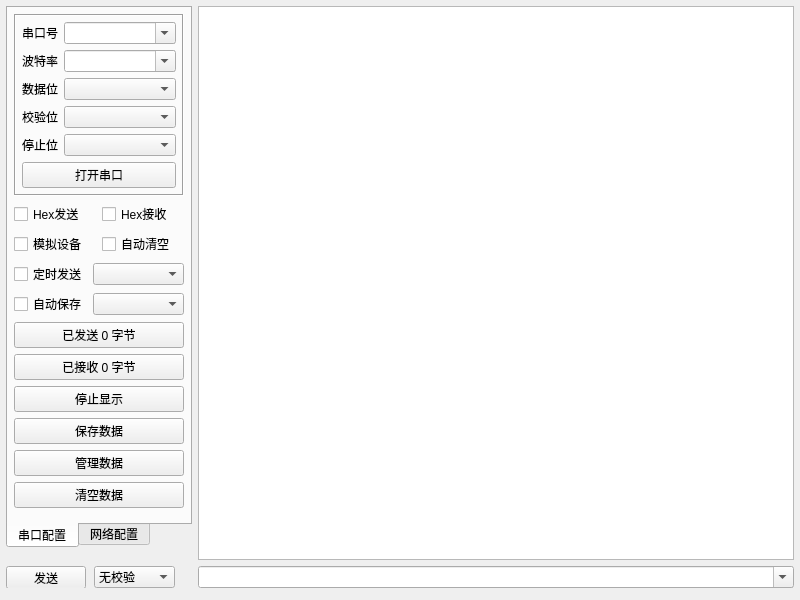
<?xml version="1.0" encoding="UTF-8"?>
<ui version="4.0">
 <class>frmComTool</class>
 <widget class="QWidget" name="frmComTool">
  <property name="geometry">
   <rect>
    <x>0</x>
    <y>0</y>
    <width>800</width>
    <height>600</height>
   </rect>
  </property>
  <layout class="QGridLayout" name="gridLayout_6">
   <property name="leftMargin">
    <number>6</number>
   </property>
   <property name="topMargin">
    <number>6</number>
   </property>
   <property name="rightMargin">
    <number>6</number>
   </property>
   <property name="bottomMargin">
    <number>6</number>
   </property>
   <item row="5" column="0">
    <widget class="QWidget" name="widget" native="true">
     <layout class="QHBoxLayout" name="horizontalLayout">
      <property name="leftMargin">
       <number>0</number>
      </property>
      <property name="topMargin">
       <number>0</number>
      </property>
      <property name="rightMargin">
       <number>0</number>
      </property>
      <property name="bottomMargin">
       <number>0</number>
      </property>
     </layout>
    </widget>
   </item>
   <item row="1" column="2" rowspan="3">
    <widget class="QTextEdit" name="txtMain">
     <property name="enabled">
      <bool>true</bool>
     </property>
     <property name="frameShape">
      <enum>QFrame::StyledPanel</enum>
     </property>
     <property name="verticalScrollBarPolicy">
      <enum>Qt::ScrollBarAsNeeded</enum>
     </property>
     <property name="horizontalScrollBarPolicy">
      <enum>Qt::ScrollBarAsNeeded</enum>
     </property>
     <property name="readOnly">
      <bool>true</bool>
     </property>
    </widget>
   </item>
   <item row="4" column="2">
    <widget class="QComboBox" name="cboxData">
     <property name="sizePolicy">
      <sizepolicy hsizetype="Ignored" vsizetype="Fixed">
       <horstretch>0</horstretch>
       <verstretch>0</verstretch>
      </sizepolicy>
     </property>
     <property name="editable">
      <bool>true</bool>
     </property>
     <property name="duplicatesEnabled">
      <bool>false</bool>
     </property>
    </widget>
   </item>
   <item row="4" column="0">
    <widget class="QWidget" name="widgetRight" native="true">
     <property name="minimumSize">
      <size>
       <width>180</width>
       <height>0</height>
      </size>
     </property>
     <property name="maximumSize">
      <size>
       <width>180</width>
       <height>16777215</height>
      </size>
     </property>
     <widget class="QPushButton" name="btnSend">
      <property name="geometry">
       <rect>
        <x>0</x>
        <y>0</y>
        <width>80</width>
        <height>23</height>
       </rect>
      </property>
      <property name="sizePolicy">
       <sizepolicy hsizetype="Maximum" vsizetype="Fixed">
        <horstretch>0</horstretch>
        <verstretch>0</verstretch>
       </sizepolicy>
      </property>
      <property name="minimumSize">
       <size>
        <width>80</width>
        <height>0</height>
       </size>
      </property>
      <property name="maximumSize">
       <size>
        <width>80</width>
        <height>16777215</height>
       </size>
      </property>
      <property name="text">
       <string>发送</string>
      </property>
     </widget>
     <widget class="QComboBox" name="comboBox">
      <property name="geometry">
       <rect>
        <x>88</x>
        <y>0</y>
        <width>81</width>
        <height>22</height>
       </rect>
      </property>
      <item>
       <property name="text">
        <string>无校验</string>
       </property>
      </item>
     </widget>
    </widget>
   </item>
   <item row="1" column="0" colspan="2">
    <widget class="QTabWidget" name="tabWidget">
     <property name="sizePolicy">
      <sizepolicy hsizetype="Ignored" vsizetype="Expanding">
       <horstretch>0</horstretch>
       <verstretch>0</verstretch>
      </sizepolicy>
     </property>
     <property name="tabPosition">
      <enum>QTabWidget::South</enum>
     </property>
     <property name="currentIndex">
      <number>0</number>
     </property>
     <widget class="QWidget" name="tab">
      <attribute name="title">
       <string>串口配置</string>
      </attribute>
      <layout class="QGridLayout" name="gridLayout_5">
       <property name="leftMargin">
        <number>6</number>
       </property>
       <property name="topMargin">
        <number>6</number>
       </property>
       <property name="rightMargin">
        <number>6</number>
       </property>
       <property name="bottomMargin">
        <number>6</number>
       </property>
       <item row="8" column="0" colspan="2">
        <widget class="QPushButton" name="btnData">
         <property name="text">
          <string>管理数据</string>
         </property>
        </widget>
       </item>
       <item row="1" column="1">
        <widget class="QCheckBox" name="ckHexReceive">
         <property name="text">
          <string>Hex接收</string>
         </property>
        </widget>
       </item>
       <item row="3" column="0" colspan="2">
        <layout class="QGridLayout" name="gridLayout">
         <item row="0" column="0">
          <widget class="QCheckBox" name="ckAutoSend">
           <property name="text">
            <string>定时发送</string>
           </property>
          </widget>
         </item>
         <item row="0" column="1">
          <widget class="QComboBox" name="cboxSendInterval">
           <property name="sizePolicy">
            <sizepolicy hsizetype="Expanding" vsizetype="Fixed">
             <horstretch>0</horstretch>
             <verstretch>0</verstretch>
            </sizepolicy>
           </property>
          </widget>
         </item>
         <item row="1" column="0">
          <widget class="QCheckBox" name="ckAutoSave">
           <property name="text">
            <string>自动保存</string>
           </property>
          </widget>
         </item>
         <item row="1" column="1">
          <widget class="QComboBox" name="cboxSaveInterval">
           <property name="sizePolicy">
            <sizepolicy hsizetype="Expanding" vsizetype="Fixed">
             <horstretch>0</horstretch>
             <verstretch>0</verstretch>
            </sizepolicy>
           </property>
          </widget>
         </item>
        </layout>
       </item>
       <item row="4" column="0" colspan="2">
        <widget class="QPushButton" name="btnSendCount">
         <property name="text">
          <string>已发送 0 字节</string>
         </property>
        </widget>
       </item>
       <item row="7" column="0" colspan="2">
        <widget class="QPushButton" name="btnSave">
         <property name="text">
          <string>保存数据</string>
         </property>
        </widget>
       </item>
       <item row="1" column="0">
        <widget class="QCheckBox" name="ckHexSend">
         <property name="text">
          <string>Hex发送</string>
         </property>
        </widget>
       </item>
       <item row="6" column="0" colspan="2">
        <widget class="QPushButton" name="btnStopShow">
         <property name="text">
          <string>停止显示</string>
         </property>
        </widget>
       </item>
       <item row="9" column="0" colspan="2">
        <widget class="QPushButton" name="btnClear">
         <property name="text">
          <string>清空数据</string>
         </property>
        </widget>
       </item>
       <item row="2" column="0">
        <widget class="QCheckBox" name="ckDebug">
         <property name="text">
          <string>模拟设备</string>
         </property>
        </widget>
       </item>
       <item row="10" column="0" colspan="2">
        <spacer name="verticalSpacer">
         <property name="orientation">
          <enum>Qt::Vertical</enum>
         </property>
         <property name="sizeHint" stdset="0">
          <size>
           <width>20</width>
           <height>2</height>
          </size>
         </property>
        </spacer>
       </item>
       <item row="2" column="1">
        <widget class="QCheckBox" name="ckAutoClear">
         <property name="text">
          <string>自动清空</string>
         </property>
        </widget>
       </item>
       <item row="5" column="0" colspan="2">
        <widget class="QPushButton" name="btnReceiveCount">
         <property name="text">
          <string>已接收 0 字节</string>
         </property>
        </widget>
       </item>
       <item row="0" column="0" colspan="2">
        <widget class="QFrame" name="frameTop">
         <property name="frameShape">
          <enum>QFrame::Box</enum>
         </property>
         <property name="frameShadow">
          <enum>QFrame::Sunken</enum>
         </property>
         <layout class="QGridLayout" name="gridLayout_3">
          <property name="leftMargin">
           <number>6</number>
          </property>
          <property name="topMargin">
           <number>6</number>
          </property>
          <property name="rightMargin">
           <number>6</number>
          </property>
          <property name="bottomMargin">
           <number>6</number>
          </property>
          <item row="2" column="1">
           <widget class="QComboBox" name="cboxDataBit">
            <property name="sizePolicy">
             <sizepolicy hsizetype="Preferred" vsizetype="Fixed">
              <horstretch>1</horstretch>
              <verstretch>0</verstretch>
             </sizepolicy>
            </property>
           </widget>
          </item>
          <item row="3" column="0">
           <widget class="QLabel" name="labParity">
            <property name="text">
             <string>校验位</string>
            </property>
           </widget>
          </item>
          <item row="1" column="1">
           <widget class="QComboBox" name="cboxBaudRate">
            <property name="sizePolicy">
             <sizepolicy hsizetype="Preferred" vsizetype="Fixed">
              <horstretch>1</horstretch>
              <verstretch>0</verstretch>
             </sizepolicy>
            </property>
            <property name="editable">
             <bool>true</bool>
            </property>
           </widget>
          </item>
          <item row="4" column="1">
           <widget class="QComboBox" name="cboxStopBit">
            <property name="sizePolicy">
             <sizepolicy hsizetype="Preferred" vsizetype="Fixed">
              <horstretch>1</horstretch>
              <verstretch>0</verstretch>
             </sizepolicy>
            </property>
           </widget>
          </item>
          <item row="5" column="0" colspan="2">
           <widget class="QPushButton" name="btnOpen">
            <property name="text">
             <string>打开串口</string>
            </property>
           </widget>
          </item>
          <item row="0" column="0">
           <widget class="QLabel" name="labPortName">
            <property name="text">
             <string>串口号</string>
            </property>
           </widget>
          </item>
          <item row="0" column="1">
           <widget class="QComboBox" name="cboxPortName">
            <property name="sizePolicy">
             <sizepolicy hsizetype="Preferred" vsizetype="Fixed">
              <horstretch>1</horstretch>
              <verstretch>0</verstretch>
             </sizepolicy>
            </property>
            <property name="editable">
             <bool>true</bool>
            </property>
           </widget>
          </item>
          <item row="3" column="1">
           <widget class="QComboBox" name="cboxParity">
            <property name="sizePolicy">
             <sizepolicy hsizetype="Preferred" vsizetype="Fixed">
              <horstretch>1</horstretch>
              <verstretch>0</verstretch>
             </sizepolicy>
            </property>
           </widget>
          </item>
          <item row="4" column="0">
           <widget class="QLabel" name="labStopBit">
            <property name="text">
             <string>停止位</string>
            </property>
           </widget>
          </item>
          <item row="1" column="0">
           <widget class="QLabel" name="labBaudRate">
            <property name="text">
             <string>波特率</string>
            </property>
           </widget>
          </item>
          <item row="2" column="0">
           <widget class="QLabel" name="labDataBit">
            <property name="text">
             <string>数据位</string>
            </property>
           </widget>
          </item>
         </layout>
        </widget>
       </item>
      </layout>
     </widget>
     <widget class="QWidget" name="tab_2">
      <attribute name="title">
       <string>网络配置</string>
      </attribute>
      <layout class="QGridLayout" name="gridLayout_2">
       <property name="leftMargin">
        <number>6</number>
       </property>
       <property name="topMargin">
        <number>6</number>
       </property>
       <property name="rightMargin">
        <number>6</number>
       </property>
       <property name="bottomMargin">
        <number>6</number>
       </property>
       <item row="0" column="0" colspan="2">
        <layout class="QGridLayout" name="gridLayout_4">
         <item row="3" column="0">
          <widget class="QLabel" name="labListenPort">
           <property name="text">
            <string>监听端口</string>
           </property>
          </widget>
         </item>
         <item row="1" column="0">
          <widget class="QLabel" name="labServerIP">
           <property name="text">
            <string>远程地址</string>
           </property>
          </widget>
         </item>
         <item row="4" column="1">
          <widget class="QComboBox" name="cboxSleepTime"/>
         </item>
         <item row="1" column="1">
          <widget class="QLineEdit" name="txtServerIP">
           <property name="text">
            <string/>
           </property>
          </widget>
         </item>
         <item row="2" column="0">
          <widget class="QLabel" name="labServerPort">
           <property name="text">
            <string>远程端口</string>
           </property>
          </widget>
         </item>
         <item row="2" column="1">
          <widget class="QLineEdit" name="txtServerPort">
           <property name="text">
            <string/>
           </property>
          </widget>
         </item>
         <item row="4" column="0">
          <widget class="QLabel" name="labSleepTime">
           <property name="text">
            <string>延时时间</string>
           </property>
          </widget>
         </item>
         <item row="3" column="1">
          <widget class="QLineEdit" name="txtListenPort"/>
         </item>
         <item row="0" column="0">
          <widget class="QLabel" name="labMode">
           <property name="text">
            <string>转换模式</string>
           </property>
          </widget>
         </item>
         <item row="0" column="1">
          <widget class="QComboBox" name="cboxMode">
           <item>
            <property name="text">
             <string>Tcp_Client</string>
            </property>
           </item>
           <item>
            <property name="text">
             <string>Tcp_Server</string>
            </property>
           </item>
           <item>
            <property name="text">
             <string>Udp_Client</string>
            </property>
           </item>
           <item>
            <property name="text">
             <string>Udp_Server</string>
            </property>
           </item>
          </widget>
         </item>
        </layout>
       </item>
       <item row="2" column="0" colspan="2">
        <widget class="QPushButton" name="btnStart">
         <property name="text">
          <string>启动</string>
         </property>
        </widget>
       </item>
       <item row="3" column="0" colspan="2">
        <spacer name="verticalSpacer_2">
         <property name="orientation">
          <enum>Qt::Vertical</enum>
         </property>
         <property name="sizeHint" stdset="0">
          <size>
           <width>20</width>
           <height>59</height>
          </size>
         </property>
        </spacer>
       </item>
       <item row="1" column="0" colspan="2">
        <widget class="QCheckBox" name="ckAutoConnect">
         <property name="text">
          <string>自动重连网络</string>
         </property>
        </widget>
       </item>
      </layout>
     </widget>
    </widget>
   </item>
  </layout>
 </widget>
 <resources/>
 <connections/>
</ui>
